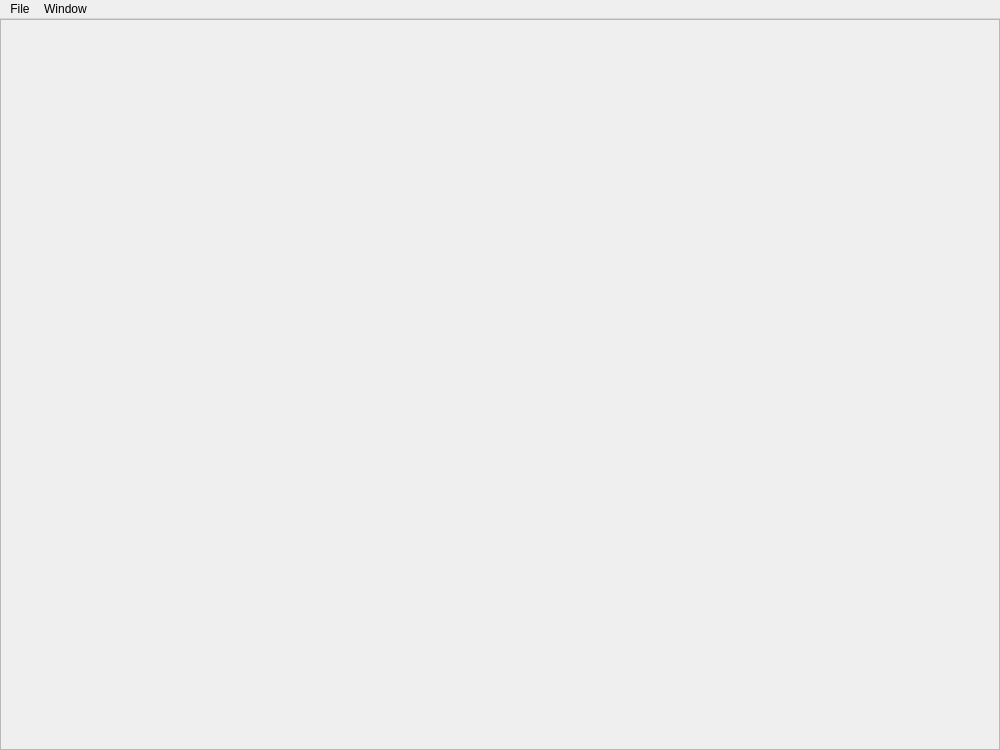
<?xml version="1.0" encoding="UTF-8"?>
<ui version="4.0">
 <class>MainWindow</class>
 <widget class="QMainWindow" name="MainWindow">
  <property name="geometry">
   <rect>
    <x>0</x>
    <y>0</y>
    <width>1000</width>
    <height>750</height>
   </rect>
  </property>
  <property name="windowTitle">
   <string>MainWindow</string>
  </property>
  <widget class="QWidget" name="centralWidget">
   <layout class="QHBoxLayout" name="horizontalLayout">
    <property name="leftMargin">
     <number>0</number>
    </property>
    <property name="topMargin">
     <number>0</number>
    </property>
    <property name="rightMargin">
     <number>0</number>
    </property>
    <property name="bottomMargin">
     <number>0</number>
    </property>
    <item>
     <widget class="QScrollArea" name="mapViewArea">
      <property name="widgetResizable">
       <bool>true</bool>
      </property>
      <widget class="QWidget" name="scrollAreaWidgetContents">
       <property name="geometry">
        <rect>
         <x>0</x>
         <y>0</y>
         <width>998</width>
         <height>727</height>
        </rect>
       </property>
      </widget>
     </widget>
    </item>
   </layout>
  </widget>
  <widget class="QMenuBar" name="menuBar">
   <property name="geometry">
    <rect>
     <x>0</x>
     <y>0</y>
     <width>1000</width>
     <height>21</height>
    </rect>
   </property>
   <widget class="QMenu" name="menuWindow">
    <property name="title">
     <string>Window</string>
    </property>
   </widget>
   <widget class="QMenu" name="menuFile">
    <property name="title">
     <string>File</string>
    </property>
    <addaction name="actionNew"/>
    <addaction name="actionOpen"/>
    <addaction name="separator"/>
    <addaction name="actionSave"/>
    <addaction name="actionSaveAs"/>
   </widget>
   <addaction name="menuFile"/>
   <addaction name="menuWindow"/>
  </widget>
  <action name="actionNew">
   <property name="text">
    <string>New</string>
   </property>
   <property name="toolTip">
    <string>New</string>
   </property>
   <property name="shortcut">
    <string>Ctrl+N</string>
   </property>
  </action>
  <action name="actionOpen">
   <property name="text">
    <string>Open...</string>
   </property>
   <property name="toolTip">
    <string>Open...</string>
   </property>
   <property name="shortcut">
    <string>Ctrl+O</string>
   </property>
  </action>
  <action name="actionSave">
   <property name="text">
    <string>Save</string>
   </property>
   <property name="toolTip">
    <string>Save</string>
   </property>
   <property name="shortcut">
    <string>Ctrl+S</string>
   </property>
  </action>
  <action name="actionSaveAs">
   <property name="text">
    <string>Save As...</string>
   </property>
   <property name="toolTip">
    <string>Save As...</string>
   </property>
   <property name="shortcut">
    <string>Ctrl+Shift+S</string>
   </property>
  </action>
 </widget>
 <layoutdefault spacing="6" margin="11"/>
 <resources/>
 <connections/>
</ui>
